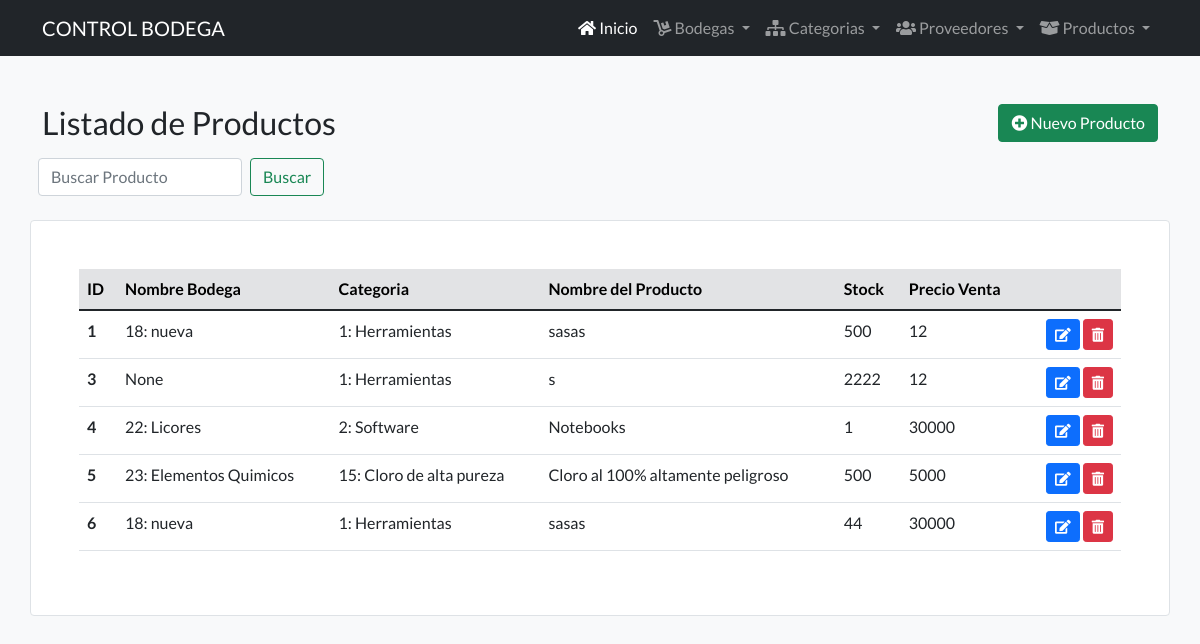
The page /listadoproductos/ on the database its author committed.
### controlBodega/models.py (models this page shows, shortened)
class Producto(models.Model):# Registro de productos, Relacion de muchos a Uno
    nombreBodega = models.ForeignKey(Bodega,on_delete=models.SET_NULL, null=True, blank=True)
    proveedor = models.ForeignKey(Proveedor, on_delete=models.SET_NULL, null=True, blank=True)
    nombreCategoria = models.ForeignKey(Categoria, on_delete=models.SET_NULL, null=True)
    nombreProducto = models.CharField(max_length=150)
    nombreColor = models.CharField(max_length=20,verbose_name="Color", blank=True)
    nombreMedidas = models.CharField(max_length=40,blank=True)
    nombreMarca = models.CharField(max_length=20,blank=True, null=True)
    nombreModelo = models.CharField(max_length=20,blank=True)
    nombreSerial = models.CharField(max_length=20, blank=True)
    stockProducto = models.IntegerField()
    precioProducto = models.IntegerField(verbose_name="Precio Compra", blank=True)
    fechaCompra = models.DateField(auto_now_add=True)
    creadoProducto = models.DateTimeField(auto_now_add=True)

class Bodega(models.Model): #Datos de las bodegas
    nombreBodega = models.CharField(max_length=100)
    direccionBodega = models.CharField(max_length=200)
    telefonoBodega = models.CharField(max_length=200)
    encargadoBodega = models.CharField(max_length=50)
    creadoBodega = models.DateTimeField(auto_now_add=True)
    def __str__(self):
        return f'{self.id}: {self.nombreBodega}'

class Categoria(models.Model): #Categoria o clasificacion de los productos de inventario
    nombreCategoria = models.CharField(max_length=50)
    creadoCategoria = models.DateTimeField(auto_now_add=True)
    def __str__(self):
        return f'{self.id}: {self.nombreCategoria}'

### controlBodega/views.py (the view, shortened to what this page needs)
# urls.py: path('listadoproductos/',controlBodega_views.listadoProductos, name='listadoproductos'),
def listadoProductos(request):
    busqueda = request.GET.get("buscar")
    productos = Producto.objects.all()#LLama a todos los elementos de la tabla productos
    return render(request, 'core/listadoProducto.html/', {'productos': productos})

### controlBodega/templates/core/listadoProducto.html (shortened to what this page needs)
{% extends 'core/base.html' %}
{% block content %}
  <section class="py-5">
    <div class="container">
      <div class="row">
        <div class="col-9">
          <h2>Listado de Productos</h2>
        </div>
        <div class="col-3 text-end">
          <a href="{%url 'registrarproducto'%}" class="btn btn-success"><i class="fas fa-plus-circle"></i> Nuevo Producto</a>
        </div>
        <div class="d-inline-flex p-2 bd-highlight">
          <form class="d-flex mb-3" method="GET" >
             <input aria-label="Search" class="form-control me-2" placeholder="Buscar Producto" type="search" name="buscar">
             <button class="btn btn-outline-success" type="submit">Buscar</button>
          </form>
       </div>
        <div class="bg-white border rounded p-5 table-responsive">
          <table class="table">
            <thead class="table-secondary">
              <tr>
                <th scope="col">ID</th>
                <th scope="col">Nombre Bodega</th>
                <th scope="col">Categoria</th>
                <th scope="col">Nombre del Producto</th>
                <th scope="col">Stock</th>
                <th scope="col">Precio Venta</th>
                <th scope="col"></th>
              </tr>
            </thead>
            <tbody>
            {% for producto in productos %}
              <tr>
                <th scope="row">{{producto.id}}</th>
                <td>{{ producto.nombreBodega}}</td>
                <td>{{ producto.nombreCategoria}}</td>
                <td>{{ producto.nombreProducto}}</td>
                <td>{{ producto.stockProducto}}</td>
                <td>{{ producto.precioProducto}}</td>
                <td class="text-end">
                  <a class="btn btn-primary btn-sm"  href="../editarproducto/{{producto.id}}" title="Editar"><i class="fas fa-edit"></i></a>
                  <a class="btn btn-danger btn-sm" data-bs-toggle="tooltip" data-bs-placement="top" href="../eliminarproducto/{{producto.id}}" title="Eliminar"><i class="fas fa-trash-alt"></i></a>
                </td>
              </tr>
            {% endfor %}
            </tbody>
          </table>
        </div>
      </div>
    </div>
  </section>
 {% endblock %}

### controlBodega/static/core/css/estilos.css (style rules this page uses)
* { margin: 0px; padding: 0px; box-sizing: border-box; }
body { font-family: 'Lato', sans-serif; }

### rows shown on the page
Producto: id "1", nombreBodega "18: nueva", nombreCategoria "1: Herramientas", nombreProducto "sasas", stockProducto "500", precioProducto "12"
Producto: id "3", nombreBodega "None", nombreCategoria "1: Herramientas", nombreProducto "s", stockProducto "2222", precioProducto "12"
Producto: id "4", nombreBodega "22: Licores", nombreCategoria "2: Software", nombreProducto "Notebooks", stockProducto "1", precioProducto "30000"
Producto: id "5", nombreBodega "23: Elementos Quimicos", nombreCategoria "15: Cloro de alta pureza", nombreProducto "Cloro al 100% altamente peligroso", stockProducto "500", precioProducto "5000"
Producto: id "6", nombreBodega "18: nueva", nombreCategoria "1: Herramientas", nombreProducto "sasas", stockProducto "44", precioProducto "30000"
